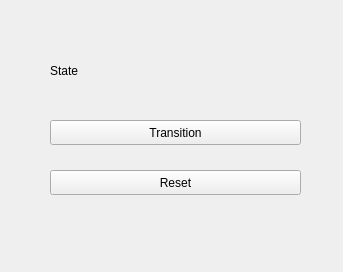
<?xml version="1.0" encoding="UTF-8"?>
<ui version="4.0">
 <class>UtilsGui</class>
 <widget class="QWidget" name="UtilsGui">
  <property name="geometry">
   <rect>
    <x>0</x>
    <y>0</y>
    <width>343</width>
    <height>272</height>
   </rect>
  </property>
  <property name="windowTitle">
   <string>Form</string>
  </property>
  <widget class="QWidget" name="horizontalLayoutWidget">
   <property name="geometry">
    <rect>
     <x>50</x>
     <y>50</y>
     <width>251</width>
     <height>41</height>
    </rect>
   </property>
   <layout class="QHBoxLayout" name="horizontalLayout">
    <item>
     <widget class="QLabel" name="label_2">
      <property name="text">
       <string>State</string>
      </property>
     </widget>
    </item>
    <item>
     <widget class="QLabel" name="label_current_state">
      <property name="text">
       <string/>
      </property>
     </widget>
    </item>
   </layout>
  </widget>
  <widget class="QPushButton" name="pushButton_transition">
   <property name="geometry">
    <rect>
     <x>50</x>
     <y>120</y>
     <width>251</width>
     <height>25</height>
    </rect>
   </property>
   <property name="text">
    <string>Transition</string>
   </property>
  </widget>
  <widget class="QPushButton" name="pushButton_reset">
   <property name="geometry">
    <rect>
     <x>50</x>
     <y>170</y>
     <width>251</width>
     <height>25</height>
    </rect>
   </property>
   <property name="text">
    <string>Reset</string>
   </property>
  </widget>
 </widget>
 <resources/>
 <connections/>
</ui>
